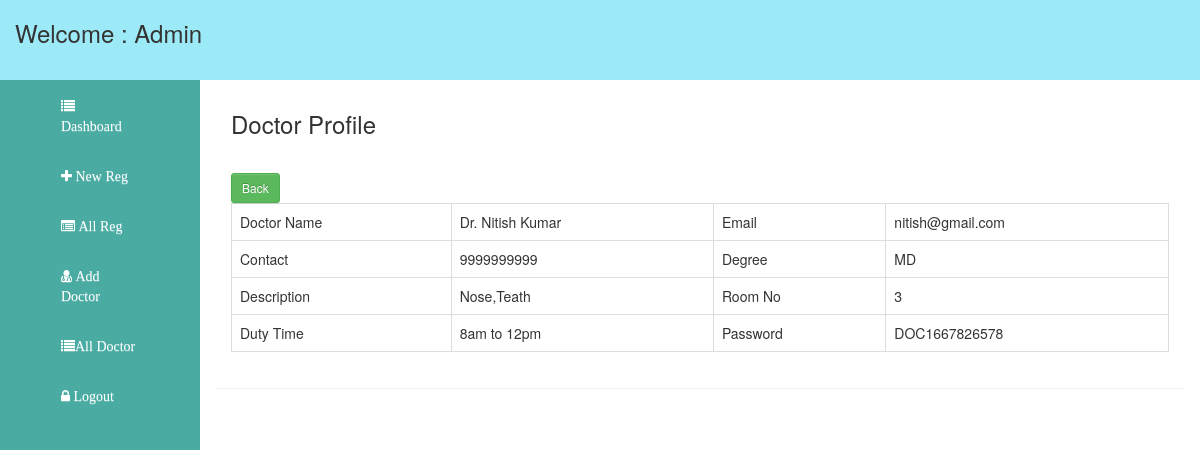
Page /hospital/view_doc.php?did=1 (signed in) on the committed database.
### tables this page shows
CREATE TABLE IF NOT EXISTS `doctor` (
  `did` int(11) NOT NULL AUTO_INCREMENT,
  `name` varchar(100) NOT NULL,
  `email` varchar(100) NOT NULL,
  `contact` varchar(100) NOT NULL,
  `degree` varchar(100) NOT NULL,
  `description` varchar(100) NOT NULL,
  `room_no` varchar(100) NOT NULL,
  `password` varchar(100) NOT NULL,
  `dutytime` varchar(100) NOT NULL,
  PRIMARY KEY (`did`),
  UNIQUE KEY `email` (`email`),
  UNIQUE KEY `contact` (`contact`)
);

### hospital/view_doc.php (the view)
<?php include('header.php'); ?>
       	<?php include('sidebar.php'); ?>
       	<div class="col-md-10" id="righ_section">
       		<div class="panel">
       			<div class="panel-heading">
       				<h3>Doctor Profile</h3>
       			</div>
       			<div class="panel-body">
       			  <a href="all_doctor.php" class="btn btn-success btn-sm">Back</a>
       			  <?php
					 $id = $_GET['did'];
					 $qry ="select * from doctor where did='$id'";
					 $ex = mysqli_query($con,$qry);
					 $rs = mysqli_fetch_array($ex);
				  ?>
      			   <table class="table table-bordered">
      			   	<tr>
      			   		<td>Doctor Name</td>
      			   		<td><?php echo $rs['name']; ?></td>
      			   		<td>Email</td>
      			   		<td><?php echo $rs['email']; ?></td>
      			   	</tr>
      			   	<tr>
      			   		<td>Contact</td>
      			   		<td><?php echo $rs['contact']; ?></td>
      			   		<td>Degree</td>
      			   		<td><?php echo $rs['degree']; ?></td>
      			   	</tr>
      			   	<tr>
      			   		<td>Description</td>
      			   		<td><?php echo $rs['description']; ?></td>
      			   		<td>Room No</td>
      			   		<td><?php echo $rs['room_no']; ?></td>
      			   	</tr>
      			   	<tr>
      			   		<td>Duty Time</td>
      			   		<td><?php echo $rs['dutytime']; ?></td>
      			   		<td>Password</td>
      			   		<td><?php echo $rs['password']; ?></td>
      			   	</tr>
      			   </table>
       			</div>
       		</div>
       	</div>
<?php include('footer.php'); ?>

### rows in the picture
doctor: name "Dr. Nitish Kumar", email "nitish@gmail.com", contact "9999999999", degree "MD", description "Nose,Teath", room_no "3", dutytime "8am to 12pm", password "DOC1667826578"
